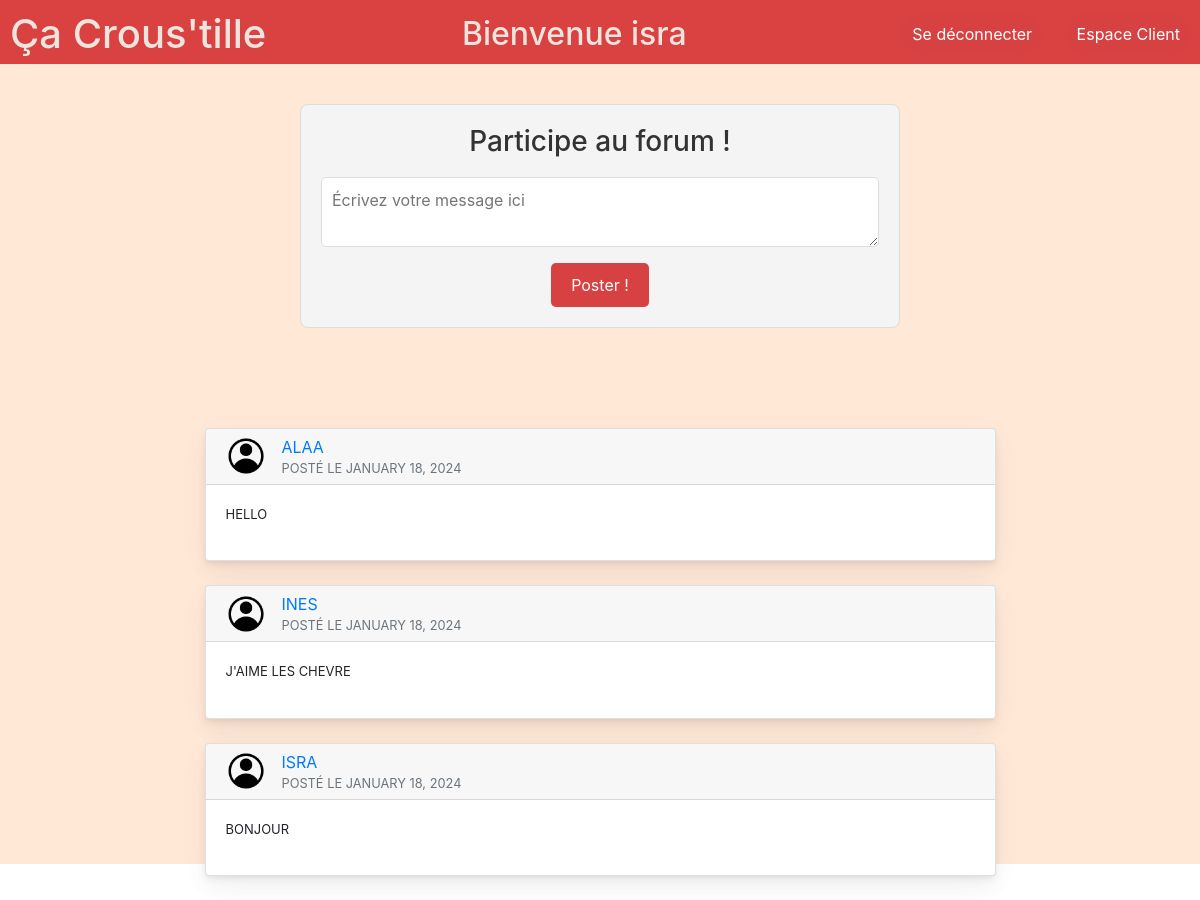
Screenshot of /forum/forum.php (signed in) with the database file from the repository.
### tables this page shows
CREATE TABLE `message` (
  `id` int(11) NOT NULL,
  `utilisateur_id` int(11) DEFAULT NULL,
  `messageEnv` text
);

CREATE TABLE `utilisateur` (
  `ID` int(11) NOT NULL,
  `nom` text NOT NULL,
  `email` text NOT NULL,
  `mdp` text NOT NULL
);

### forum/forum.php (the view, shortened to what this page needs)
<?php
$bdd = new PDO('mysql:host=localhost;dbname=espace_membre;charset=utf8', 'root', 'root', array(PDO::ATTR_ERRMODE => PDO::ERRMODE_EXCEPTION));
$recupMessages = $bdd->query('SELECT utilisateur.nom, message.messageEnv FROM message INNER JOIN utilisateur ON message.utilisateur_id = utilisateur.ID ORDER BY message.ID DESC');
?>
<!DOCTYPE html>
<html lang="fr">
<head>
    <link rel="stylesheet" href="STYLEforum.css">
    <link rel="stylesheet" href="https://stackpath.bootstrapcdn.com/bootstrap/4.5.2/css/bootstrap.min.css">
</head>
<body>
<div class="banniere">
    <div class="lien-deco d-flex justify-content-between align-items-center">
        <div class="float-left">
            <h1>Ça Crous'tille</h1>
        </div>
        <div class="text-center">
            <h2>Bienvenue <?php echo htmlspecialchars($_SESSION['nom']) ?></h2>
        </div>
        <div class="float-right" >
            <a id="btndeco" href="../login/deconnexion.php?deco">Se déconnecter</a>
            <a id="btnEspaceC" href="../pageClient/PageClient.php">Espace Client</a>
        </div>
    </div>
</div>
<div class="cover-1">
    <div class="conteneur">
        <div class="forme">
            <h3>Participe au forum !</h3>
            <form method="POST" action="" align="center">
                <textarea name="message" placeholder="Écrivez votre message ici"></textarea>
                <input type="submit" name="valider" value="Poster !">
            </form>
        </div>
    </div>
    <div class="container-fluid mt-100">
        <div class="row">
            <?php
            while ($message = $recupMessages->fetch()) {
                ?>
                <div class="col-md-12">
                    <div id= "box" class="card mb-4 ">
                        <div class="card-header">
                            <div class="media flex-wrap w-100 align-items-center"> <img src="../images/logo/utilisateur.png" class="d-block ui-w-40 rounded-circle" alt="">
                                <div class="media-body ml-3"> <a href="javascript:void(0)" data-abc="true"><?php echo htmlspecialchars($message['nom']); ?></a>
                                    <div class="text-muted small">Posté le  <?php echo date("F j, Y", strtotime('now')); ?></div>
                                </div>
                            </div>
                        </div>
                        <div class="card-body">
                            <p><?php echo htmlspecialchars($message['messageEnv']); ?></p>
                        </div>
                    </div>
                </div>
                <?php
            }
            ?>
        </div>
    </div>
</div>
</body>
</html>

### forum/STYLEforum.css (style rules this page uses)
body { margin: 0; font-family: -apple-system, BlinkMacSystemFont, "Segoe UI", Roboto, "Helvetica Neue", Arial, "Noto Sans", sans-serif, "Apple Color Emoji", "Segoe UI Emoji", "Segoe UI Symbol", "Noto Color Emoji"; font-size: .88rem; font-weight: 400; line-height: 1.5; color: #495057; text-align: left; background-color: #ffe8d6; }
html, body { height: 100%; margin: 0; }
.cover-1 { background-color: #ffe8d6; height: 100%; top: 0; left: 0; justify-content: center; align-items: center; margin: 0; padding: 20px; box-sizing: border-box; }
.banniere { padding-top: 10px; background-color: rgb(218, 65, 65); color: #eee4de; height: 8%; }
.float-right { margin-bottom: .5rem; !important; }
.float-left h1 { margin-left: 10px; }
#btnEspaceC { margin-right: 10px; }
.lien-deco a { text-decoration: none; background-color: #d84141; padding: 10px; color: white; border-radius: 30px; transition: background-color 0.3s ease-out; }
.lien-deco { margin-left: auto; }
#btndeco, #btnEspaceC { margin-left: 20px; }
.mt-100 { margin-top: 100px }
.card { box-shadow: 0 0.46875rem 2.1875rem rgba(4, 9, 20, 0.03), 0 0.9375rem 1.40625rem rgba(4, 9, 20, 0.03), 0 0.25rem 0.53125rem rgba(4, 9, 20, 0.05), 0 0.125rem 0.1875rem rgba(4, 9, 20, 0.03); border-width: 0; transition: all .2s; margin-bottom: 20px; }
.card-header { display: flex; align-items: center; padding-top: 0; padding-bottom: 0; padding-right: .625rem; height: 3.5rem; text-transform: uppercase; border-bottom: 1px solid rgba(26, 54, 126, 0.125); }
.card-body { flex: 1 1 auto; padding: 1.25rem; }
.card-body p { font-size: 13px; }
a { color: #E91E63; text-decoration: none !important; background-color: transparent; }
.media img { width: 40px; height: auto; }
.conteneur { max-width: 600px; margin: 0 auto; }
.forme { background-color: #f4f4f4; border: 1px solid #ddd; padding: 20px; border-radius: 8px; margin-top: 20px; }
.forme h3 { text-align: center; color: #333; }
.forme form { text-align: center; }
.forme textarea { width: 100%; padding: 10px; margin: 10px 0; box-sizing: border-box; border: 1px solid #ddd; border-radius: 5px; }
.forme input[type="submit"] { background-color: #d84141; color: white; padding: 10px 20px; border: none; border-radius: 5px; cursor: pointer; font-size: 16px; }
#box { max-width: 70%; margin: auto; }

### rows the page displays
message: utilisateur.nom "ALAA", messageEnv "HELLO"
message: utilisateur.nom "INES", messageEnv "J'AIME LES CHEVRE"
message: utilisateur.nom "ISRA", messageEnv "BONJOUR"

### other values shown
$_SESSION['nom'] "isra"
